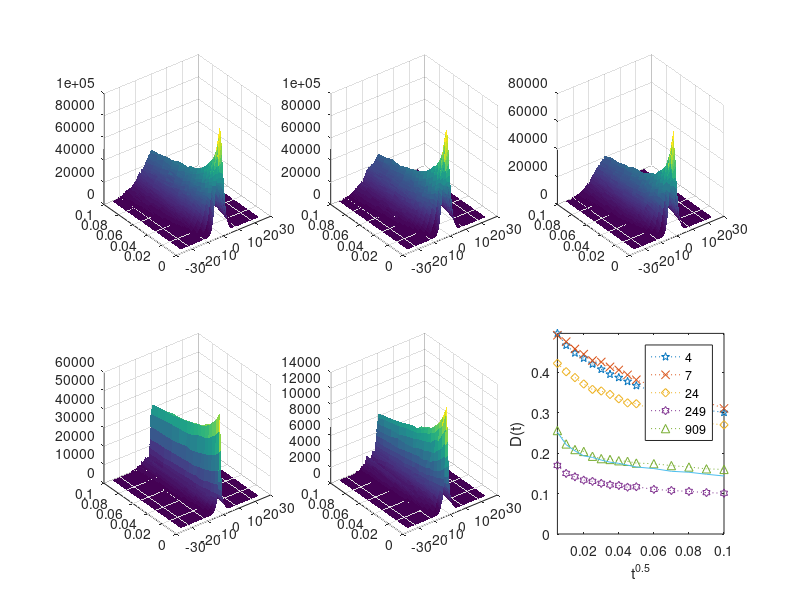

The MATLAB source for this figure: (Note: this script raises an error after producing the figure.)
clear
close all

% 0.6um^2/ms
axon4x = load('ScaledData/axon4/dxdist_trial0_pnum80000.mat');
axon4yz = load('TravData/axon4/dyzdist_trial0_pnum80000.mat');
a4xMSD = axon4x.dxdist./sum(axon4x.dxdist,2)*(axon4x.dx(:)).^2;
a4Dx = a4xMSD(:)/2./axon4x.DTime(:)/1e3;
a4yMSD = axon4yz.dydist./sum(axon4yz.dydist,2)*(axon4yz.dy(:)).^2;
a4Dy = a4yMSD(:)/2./axon4yz.DTime(:)/1e3;
a4zMSD = axon4yz.dzdist./sum(axon4yz.dzdist,2)*(axon4yz.dz(:)).^2;
a4Dz = a4zMSD(:)/2./axon4yz.DTime(:)/1e3;

axon7x = load('ScaledData/axon7/dxdist_trial0_pnum80000.mat');
axon7yz = load('TravData/axon7/dyzdist_trial0_pnum80000.mat');
a7xMSD = axon7x.dxdist./sum(axon7x.dxdist,2)*(axon7x.dx(:)).^2;
a7Dx = a7xMSD(:)/2./axon7x.DTime(:)/1e3;
a7yMSD = axon7yz.dydist./sum(axon7yz.dydist,2)*(axon7yz.dy(:)).^2;
a7Dy = a7yMSD(:)/2./axon7yz.DTime(:)/1e3;
a7zMSD = axon7yz.dzdist./sum(axon7yz.dzdist,2)*(axon7yz.dz(:)).^2;
a7Dz = a7zMSD(:)/2./axon7yz.DTime(:)/1e3;

axon24x = load('ScaledData/axon24/dxdist_trial0_pnum80000.mat');
axon24yz = load('TravData/axon24/dyzdist_trial0_pnum80000.mat');
a24xMSD = axon24x.dxdist./sum(axon24x.dxdist,2)*(axon24x.dx(:)).^2;
a24Dx = a24xMSD(:)/2./axon24x.DTime(:)/1e3;
a24yMSD = axon24yz.dydist./sum(axon24yz.dydist,2)*(axon24yz.dy(:)).^2;
a24Dy = a24yMSD(:)/2./axon24yz.DTime(:)/1e3;
a24zMSD = axon24yz.dzdist./sum(axon24yz.dzdist,2)*(axon24yz.dz(:)).^2;
a24Dz = a24zMSD(:)/2./axon24yz.DTime(:)/1e3;

axon249x = load('ScaledData/axon249/dxdist_trial0_pnum80000.mat');
axon249yz = load('TravData/axon249/dyzdist_trial0_pnum80000.mat');
a249xMSD = axon249x.dxdist./sum(axon249x.dxdist,2)*(axon249x.dx(:)).^2;
a249Dx = a249xMSD(:)/2./axon249x.DTime(:)/1e3;
a249yMSD = axon249yz.dydist./sum(axon249yz.dydist,2)*(axon249yz.dy(:)).^2;
a249Dy = a249yMSD(:)/2./axon249yz.DTime(:)/1e3;
a249zMSD = axon249yz.dzdist./sum(axon249yz.dzdist,2)*(axon249yz.dz(:)).^2;
a249Dz = a249zMSD(:)/2./axon249yz.DTime(:)/1e3;

axon261x = load('ScaledData/axon261/dxdist_trial0_pnum80000.mat');
axon261yz = load('TravData/axon261/dyzdist_trial0_pnum80000.mat');
a261xMSD = axon261x.dxdist./sum(axon261x.dxdist,2)*(axon261x.dx(:)).^2;
a261Dx = a261xMSD(:)/2./axon261x.DTime(:)/1e3;
a261yMSD = axon261yz.dydist./sum(axon261yz.dydist,2)*(axon261yz.dy(:)).^2;
a261Dy = a261yMSD(:)/2./axon261yz.DTime(:)/1e3;
a261zMSD = axon261yz.dzdist./sum(axon261yz.dzdist,2)*(axon261yz.dz(:)).^2;
a261Dz = a261zMSD(:)/2./axon261yz.DTime(:)/1e3;


axon909x = load('ScaledData/axon909/dxdist_trial0_pnum80000.mat');
axon909yz = load('TravData/axon909/dyzdist_trial0_pnum80000.mat');
a909xMSD = axon909x.dxdist./sum(axon909x.dxdist,2)*(axon909x.dx(:)).^2;
a909Dx = a909xMSD(:)/2./axon909x.DTime(:)/1e3;
a909yMSD = axon909yz.dydist./sum(axon909yz.dydist,2)*(axon909yz.dy(:)).^2;
a909Dy = a909yMSD(:)/2./axon909yz.DTime(:)/1e3;
a909zMSD = axon909yz.dzdist./sum(axon909yz.dzdist,2)*(axon909yz.dz(:)).^2;
a909Dz = a909zMSD(:)/2./axon909yz.DTime(:)/1e3;

figure
set(gcf,'unit','centimeters','position',[20,10,50,30])
subplot(231)
surf(axon4x.dx, axon4x.DTime, axon4x.dxdist)
shading flat
% plot(axon4x.dx, axon4x.dxdist)
subplot(232)
surf(axon7x.dx, axon7x.DTime, axon7x.dxdist)
shading flat
% plot(axon7x.dx, axon7x.dxdist)
subplot(233)
surf(axon24x.dx, axon24x.DTime, axon24x.dxdist)
shading flat
% plot(axon24x.dx, axon24x.dxdist)
subplot(234)
surf(axon249x.dx, axon249x.DTime, axon249x.dxdist)
shading flat
% plot(axon249x.dx, axon249x.dxdist)
subplot(235)
surf(axon909x.dx, axon909x.DTime, axon909x.dxdist)
shading flat
% plot(axon909x.dx, axon909x.dxdist)


subplot(236)
% surf(dstx.dx, dstx.DTime, dstx.dxdist)
plot((axon4x.DTime), a4Dx,'p:')
hold on
plot((axon7x.DTime), a7Dx,'x:')
hold on
plot((axon24x.DTime), a24Dx,'d:')
hold on
plot((axon249x.DTime), a249Dx,'h:')
hold on
plot((axon261x.DTime), a261Dx,'^:')
hold on
plot((axon909x.DTime), a909Dx)
legend('4','7','24','249','909')
xlabel('t^{0.5}')
ylabel('D(t)')
axis([-inf inf 0 inf])
% fit D(t)
% a = logspace(-3,0,120);
% 
% k = 1 - 0.5*(a)
axon = axon909x;
Dt = a909Dx;
t = axon.DTime*1e3;

Dt = Dt(1:end);
t = t(1:end);
% Dt_fun = @(a,t) a(1) + a(2)*exp(-a(3)*t) + a(4)*exp(-a(5)*t);
% a0 = [min(Dt) max(Dt) 1e0 max(Dt) 1e-1];
% 
% Dt_fun = @(a,t) a(1) + a(2)*exp(-a(3)*t);
% a0 = [min(Dt) max(Dt) 1e-1];
% 
% a_fit = lsqcurvefit(Dt_fun, a0, t(:), Dt(:));
% % 
% figure
% plot(t,Dt,'d')
% hold on
% plot(t,Dt_fun(a_fit,t(:)),'--')
pdis = [0 logspace(-9,0.5,128)];
% pdis = linspace(0,100,128);
k =  exp(-t(:).*pdis(:)');
% D0 = 600;
% Dt = a909Dx - a909Dx(end)*0.7;
ff = brd(k,Dt,1e-3);
figure
% semilogx(pdis,ff)
subplot(121)
plot(t(:),Dt,'o')
hold on
plot(t(:),k*ff(:))
subplot(122)
semilogx(pdis/0.6,ff)
% figure

ii = 5;
y = axon.dxdist(ii,:);
x = axon.dx(:);
%% propogator understanding 
% the propagator distribution
% p(x,t) = 1/sqrt(4*pi*D*t)exp(-(x-u)^2/4Dt);
% D = 2um^2/ms
D = 2;
t = axon.DTime(ii)*1e3; %ms
p_std = 80000*1./sqrt(4*pi*D*t).*exp(-(x).^2/(4*D*t));
%% ture free diffusion propagator


% Ddis = linspace(0.001,1,120);
Ddis = logspace(-3,0,120);
dt = 4*Ddis*t;
A = exp(-x(:).^2*1./(dt(:)')).*1./sqrt(pi.*dt(:)');
f = brd(A,y,1e-4);
figure('unit','centimeters','position',[20,20,28,10]);
subplot(122)
% bar(Ddis, f, 1, 'FaceColor','g', 'FaceAlpha', 0.3);
hold on
plot(Ddis,f,'LineWidth',2)
set(gca,'xscale','log')
subplot(121)
bar(x, y, 1, 'FaceColor','g', 'FaceAlpha', 0.3);
% hold on
% plot(x,y,'-')
hold on
plot(x,A*f(:),'LineWidth',2)

fdis.d = Ddis;
fdis.f = f;
save  fdis_a4_15.mat fdis

% plot(x, y)

gauss_fun = @(p, x) p(1) * exp(-(x).^2 / (2*p(2)^2)) + p(3) * exp(-(x).^2 / (2*p(4)^2));

gauss_fun_fit =  @(p, x) p(1) * exp(-(x).^2 / (2*p(2)^2));
% Initial guess: [amplitude, mu, sigma]
p0 = [max(y), std(x)*0.1, 0.1*max(y), std(x)];

% Fit
p_fit = lsqcurvefit(gauss_fun, p0, x(:), y(:));

A     = p_fit(1);
% mu    = p_fit(2);
sigma = p_fit(2);

fprintf('Amplitude A = %.4f\n', A);
fprintf('Mean mu     = %.4f\n', 0);
fprintf('Sigma       = %.4f\n', sigma);

% Plot
figure('unit','centimeters','position',[20,10,38,10]);
hold on;
subplot(131)
plot(x, axon.dxdist([1,8, 15],:),'LineWidth',2);
xlabel('x'); ylabel('PDF');
xlim([-inf inf])
title('Propagator at Diffusion Time');
legend(num2str(axon.DTime(1)),num2str(axon.DTime(8)),num2str(axon.DTime(15)))

subplot(132)
bar(x, y, 1, 'FaceColor','g', 'FaceAlpha', 0.3);
hold on
plot(x, gauss_fun(p_fit, x), 'r', 'LineWidth', 2);
hold on
plot(x, gauss_fun_fit(p_fit(1:2), x), 'b--', 'LineWidth', 2);
hold on
plot(x, gauss_fun_fit(p_fit(3:4), x), 'b:', 'LineWidth', 2);
% hold on
% plot(x, p_std, 'k:', 'LineWidth', 2);

legend('','Fit-All','Fit-1','Fit-2')

xlabel('x'); ylabel('PDF');
title('Gaussian Fit (t = 5 ms)');
grid on;


%% long
y = axon.dxdist(end,:);
x = axon.dx(:);

t = axon.DTime(end)*1e3; %ms
p_std = 80000*1./sqrt(4*pi*D*t).*exp(-(x).^2/4*D*t)*10;

p0 = [max(y), std(x)*0.1, 0.1*max(y), std(x)];

% Fit
p_fit = lsqcurvefit(gauss_fun, p0, x(:), y(:));

subplot(133)
bar(x, y, 1, 'FaceColor','g', 'FaceAlpha', 0.3);
hold on
plot(x, gauss_fun(p_fit, x), 'r', 'LineWidth', 2);
hold on
plot(x, gauss_fun_fit(p_fit(1:2), x), 'b--', 'LineWidth', 2);
hold on
plot(x, gauss_fun_fit(p_fit(3:4), x), 'b:', 'LineWidth', 2);
% hold on
% plot(x, p_std, 'k:', 'LineWidth', 2);

legend('','Fit-All','Fit-1','Fit-2')

xlabel('x'); ylabel('PDF');
title('Gaussian Fit (t = 100ms)');
grid on;

